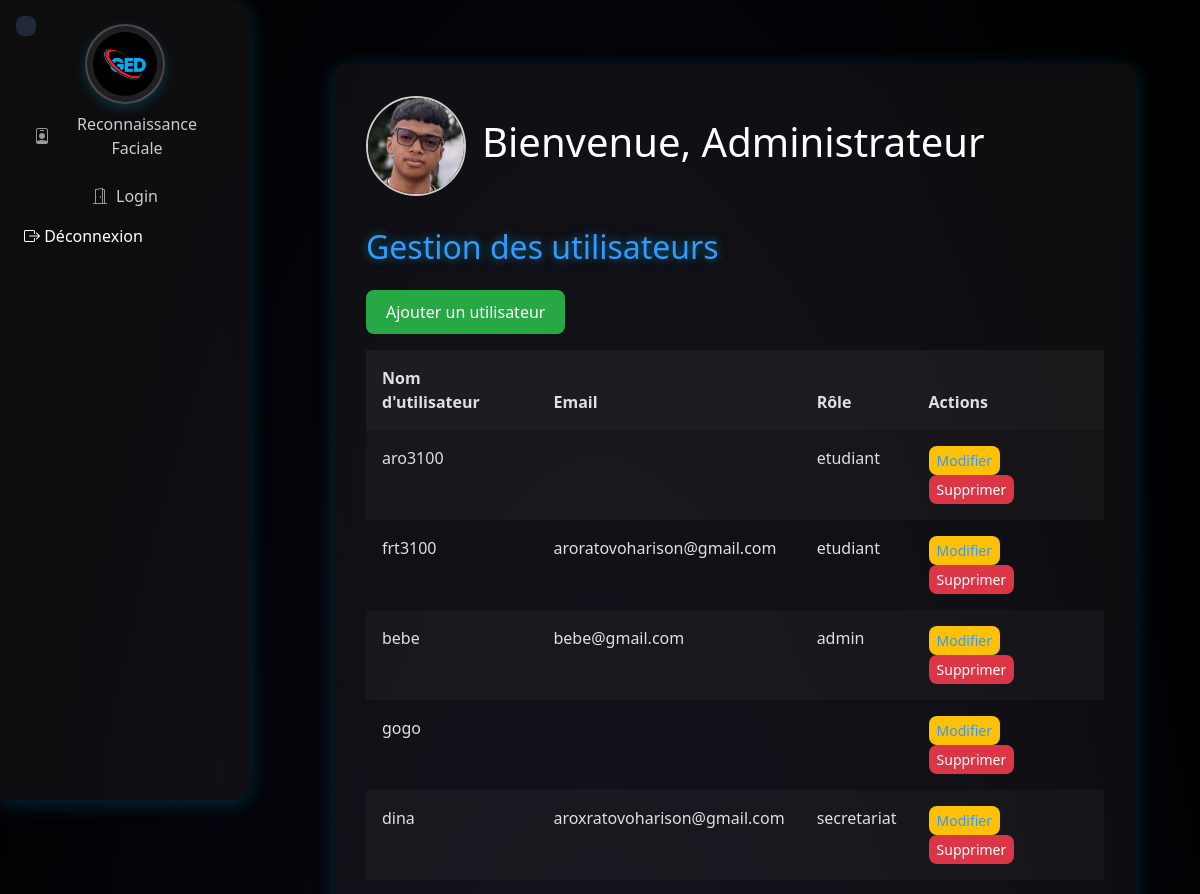
/ged/admin/dashboard/ (signed in, upper part), run on an earlier commit of the app's database.
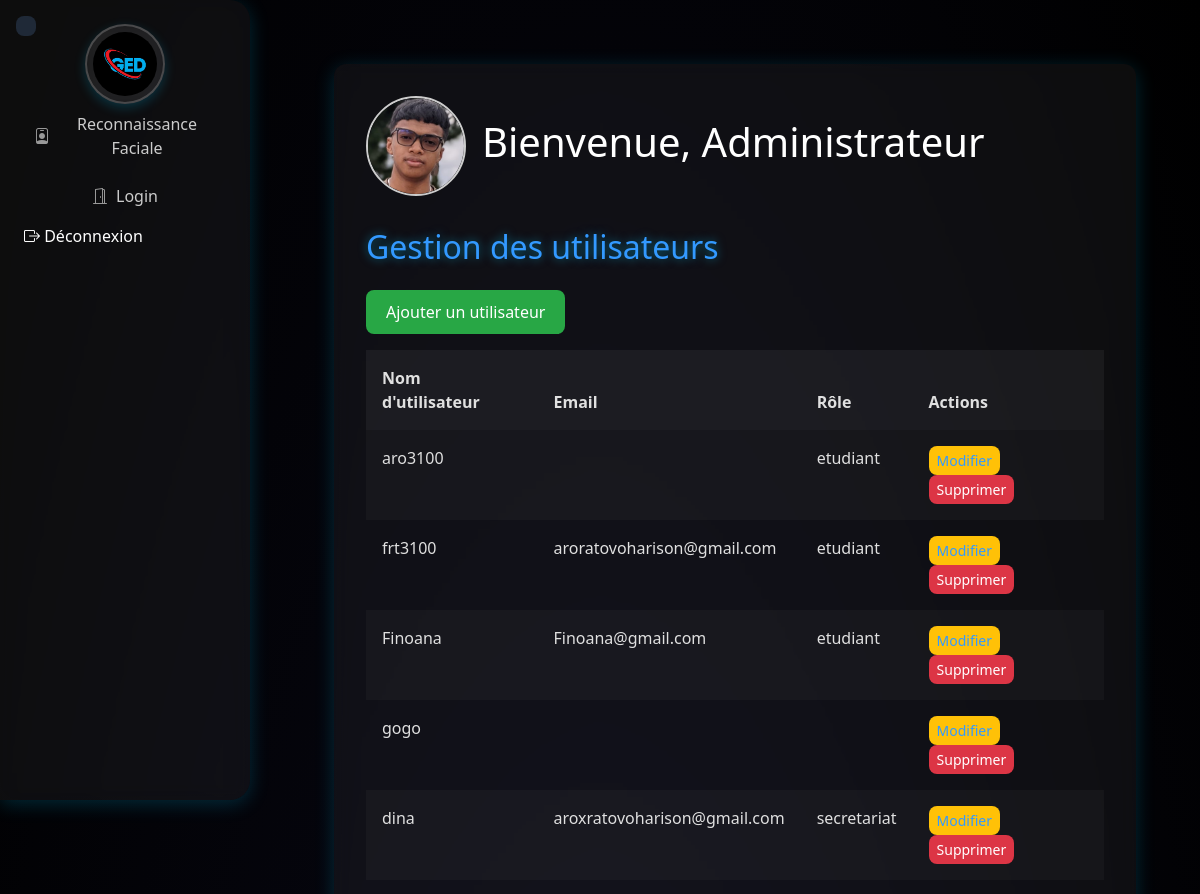
And on a later commit of the database.
### app/models.py (models this page shows, shortened)
class CustomUser(AbstractUser):
    ROLE_CHOICES = [
        ('admin', 'Administrateur'),
        ('prof', 'Professeur'),
        ('secretariat', 'Secrétariat'),
        ('etudiant', 'Étudiant'),
    ]
    role = models.CharField(max_length=20, choices=[('etudiant', 'Étudiant'), ('prof', 'Professeur')], default='etudiant')
    photo = models.ImageField(upload_to="photos_users/",blank=True, null=True)

### app/views.py (the view, shortened to what this page needs)
# urls.py: path('admin/dashboard/', views.admin_dashboard, name='admin_dashboard'),
@login_required
def admin_dashboard(request):
    if request.user.role != 'admin':
        return HttpResponseForbidden("Accès réservé à l'administrateur.")
    CustomUser = get_user_model()
    users = CustomUser.objects.exclude(id=request.user.id)  # ne pas afficher l'admin lui-même
    base_path = os.path.join(settings.MEDIA_ROOT, 'documents')
    os.makedirs(base_path, exist_ok=True)
    current_path = request.GET.get('path', '')
    abs_path = os.path.abspath(os.path.join(base_path, current_path))
    if not abs_path.startswith(base_path):
        return HttpResponseForbidden("Chemin non autorisé.")
    folders = []
    files = []
    try:
        for name in os.listdir(abs_path):
            full_path = os.path.join(abs_path, name)
            rel_path = os.path.relpath(full_path, base_path).replace("\\", "/")
            if os.path.isdir(full_path):
                folders.append({'name': name, 'path': rel_path})
            elif os.path.isfile(full_path):
                files.append({'name': name, 'path': rel_path})
    except Exception as e:
        print("Erreur lecture documents :", e)
    return render(request, 'app/admin_dashboard.html', {
        'user': request.user,
        'users': users,
        'folders': folders,
        'files': files,
        'current_path': current_path,
        'MEDIA_URL': settings.MEDIA_URL,
    })

### app/templates/app/admin_dashboard.html (shortened to what this page needs)
{% extends 'app/base.html' %}
{% load static %}
{% block extra_css %}
<link rel="stylesheet" href="https://cdn.jsdelivr.net/npm/bootstrap-icons@1.10.5/font/bootstrap-icons.css">
<link href="https://cdn.jsdelivr.net/npm/bootstrap@5.3.0/dist/css/bootstrap.min.css" rel="stylesheet">
<link rel="stylesheet" href="{% static 'admin.css' %}">
{% endblock %}
{% block main_content %}
<div class="dashboard-container">
    <div class="dashboard-header">
        <img src="{% if user.photo %}{{ user.photo.url }}{% else %}{% static 'Admin.jpg' %}{% endif %}" alt="Photo de profil" class="user-photo">
        <h1>Bienvenue, Administrateur</h1>
    </div>
    <h2>Gestion des utilisateurs</h2>
    <a href="{% url 'register' %}" class="btn btn-success mb-3">Ajouter un utilisateur</a>
    <table class="table table-striped">
        <thead>
            <tr>
                <th>Nom d'utilisateur</th>
                <th>Email</th>
                <th>Rôle</th>
                <th>Actions</th>
            </tr>
        </thead>
        <tbody>
            {% for user in users %}
            <tr>
                <td>{{ user.username }}</td>
                <td>{{ user.email }}</td>
                <td>{{ user.role }}</td>
                <td>
                    <a href="{% url 'edit_user' user.id %}" class="btn btn-warning btn-sm">Modifier</a>
                    <form method="POST" action="{% url 'delete_user' user.id %}" style="display:inline;">
                        <button type="submit" class="btn btn-danger btn-sm">Supprimer</button>
                    </form>
                </td>
            </tr>
            {% endfor %}
        </tbody>
    </table>
</div>
{% endblock %}

### app/templates/app/base.html (shortened to what this page needs)
{% load static %}
<!DOCTYPE html>
<html lang="fr">
<head>
    <link rel="stylesheet" href="{% static 'base.css' %}" />
    <link href="https://cdn.jsdelivr.net/npm/bootstrap@5.3.0/dist/css/bootstrap.min.css" rel="stylesheet">
    {% block extra_css %}{% endblock %}
</head>
<body>
    <div class="rain" id="rain"></div>
    <div class="menu-btn">
    </div>
    <div class="sidebar" id="sidebar">
        <div class="logo">
            <img src="{% static 'logo/logo.png' %}" alt="Logo">
        </div>
        <ul>
            <li>
                <a href="{% url 'face' %}" class="nav-link">
                  <i class="bi bi-person-badge"></i> Reconnaissance Faciale
                </a>
              </li>
              <li>
                <a href="{% url 'login' %}" class="nav-link">
                  <i class="bi bi-door-open"></i> Login
                </a>
              </li>
        <li>
            <form action="{% url 'logout' %}" method="post" class="d-inline">
                <button type="submit" class="nav-link btn btn-link"><i class="bi bi-box-arrow-right"></i> Déconnexion</button>
            </form>
        </li>
        </ul>
    </div>
    <div class="main-content">
        {% block main_content %}{% endblock %}
    </div>
</body>
</html>

### static/base.css (style rules this page uses)
:root { --pharma-blue: #3399ff; --bg-dark: #0a0a1a; --text-light: #ffffff; --transition-speed: 0.4s; }
body { margin: 0; font-family: 'Segoe UI', Tahoma, Geneva, Verdana, sans-serif; min-height: 100vh; background: radial-gradient(ellipse at bottom, var(--bg-dark) 0%, #000000 100%); color: var(--text-light); overflow-x: hidden; position: relative; padding-bottom: 2rem; }
.menu-btn { position: fixed; top: 1rem; left: 1rem; background: #1f2937; padding: 10px; border-radius: 8px; z-index: 1001; cursor: pointer; }
.sidebar { position: fixed; top: 0; left: 0; width: 250px; height: 100vh; background: rgba(255, 255, 255, 0.05); backdrop-filter: blur(10px); border-radius: 0 20px 20px 0; padding: 24px; box-shadow: 0 4px 20px rgba(0, 204, 255, 0.2); overflow-y: auto; z-index: 1000; display: flex; flex-direction: column; align-items: center; justify-content: flex-start; transition: transform var(--transition-speed), box-shadow var(--transition-speed); }
.sidebar .logo img { width: 80px; height: auto; border-radius: 50%; border: 2px solid rgba(255, 255, 255, 0.2); box-shadow: 0 4px 12px rgba(0, 204, 255, 0.2); padding: 6px; background: rgba(255, 255, 255, 0.03); backdrop-filter: blur(5px); transition: transform 0.3s ease, box-shadow 0.3s ease; }
.sidebar ul { list-style: none; padding: 0; margin: 0; display: flex; flex-direction: column; align-items: center; width: 100%; gap: 8px; }
.sidebar ul li { width: 100%; text-align: center; }
.sidebar ul li a { text-decoration: none; color: #ccc; display: flex; align-items: center; justify-content: center; padding: 8px 10px; width: 100%; transition: color var(--transition-speed), background-color var(--transition-speed); border-radius: 8px; }
.sidebar ul li a i { margin-right: 8px; color: #999; }
.main-content { margin-left: 270px; padding: 2rem; transition: margin-left var(--transition-speed); }
.rain { position: fixed; width: 100%; height: 100%; pointer-events: none; z-index: 0; overflow: hidden; }

### static/admin.css (style rules this page uses)
:root { --pharma-blue: #3399ff; --bg-dark: #0a0a1a; --text-light: #ffffff; --transition-speed: 0.4s; }
body { background: radial-gradient(ellipse at bottom, var(--bg-dark) 0%, #000000 100%); color: var(--text-light); font-family: 'Segoe UI', Tahoma, Geneva, Verdana, sans-serif; padding: 2rem; min-height: 100vh; position: relative; overflow-x: hidden; }
.dashboard-container { max-width: 1000px; margin: auto; background: rgba(255, 255, 255, 0.05); backdrop-filter: blur(10px); border-radius: 12px; padding: 2rem; box-shadow: 0 4px 20px rgba(0, 204, 255, 0.2); transition: transform var(--transition-speed), box-shadow var(--transition-speed); }
.dashboard-container h2 { font-size: 2rem; color: var(--pharma-blue); margin-bottom: 1.5rem; text-shadow: 0 0 10px rgba(0, 204, 255, 0.5); }
.btn-success { background-color: #28a745; border: none; border-radius: 8px; padding: 10px 20px; transition: background-color var(--transition-speed), transform var(--transition-speed); }
.btn-warning { background-color: #ffc107; border: none; border-radius: 8px; color: #000; transition: background-color var(--transition-speed), transform var(--transition-speed); }
.btn-danger { background-color: #dc3545; border: none; border-radius: 8px; transition: background-color var(--transition-speed), transform var(--transition-speed); }
.table { background-color: transparent !important; color: #ffffff !important; border-radius: 8px; box-shadow: none; }
.table th, .table td { background-color: transparent !important; color: #e0e0e0 !important; border: none !important; padding: 1rem; }
.table thead { background-color: rgba(255, 255, 255, 0.05) !important; }
.table-striped > tbody > tr:nth-of-type(odd) { background-color: rgba(255, 255, 255, 0.03) !important; }
.table a { color: var(--pharma-blue); text-decoration: none; }

### app/templates/app/admin_dashboard.html (style rules this page uses)
.dashboard-header { display: flex; align-items: center; justify-content: start; gap: 1rem; margin-bottom: 2rem; }
.user-photo { width: 100px; height: 100px; border-radius: 50%; object-fit: cover; border: 2px solid #ccc; }

What changed in the data, as far as the page shows it:
changed CustomUser: username "bebe" → "Finoana"; email "bebe@gmail.com" → "Finoana@gmail.com"; role "admin" → "etudiant"
